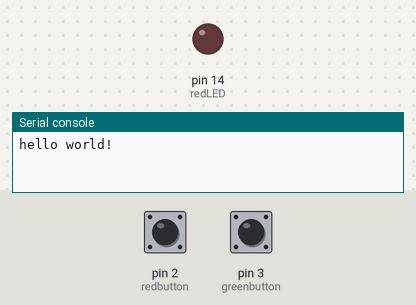
Bench run of a program on a simulated MicroPython board. On the bench: output pins drawn as LEDs (lit = HIGH), the last lines printed to the serial console. Dashed ring = blinking. The inputs (shaded band) are chosen by the test bench; at power-on: pin 2 (redbutton) LOW, pin 3 (greenbutton) LOW. The clock reads 2024-03-15 10:24:30 at power-on unless the program sets it.

Above: at 1.2 s.
1.3 s: pin 2 (redbutton) pulled HIGH for 1 s
At 1.45 s:
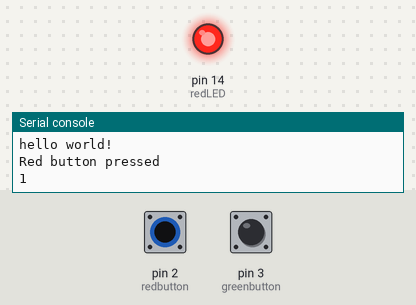
4.4 s: pin 3 (greenbutton) pulled HIGH for 0.15 s
At 5.5 s:
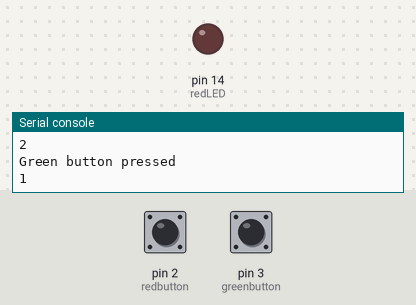
6.0 s: pin 2 (redbutton) pulled HIGH for 3.2 s
At 6.15 s:
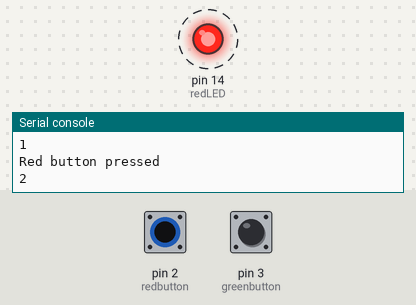
10.7 s: pin 3 (greenbutton) pulled HIGH for 1 s
Timing chart, 0 to 14.4 s (numbered marks = the images above; inputs shaded):
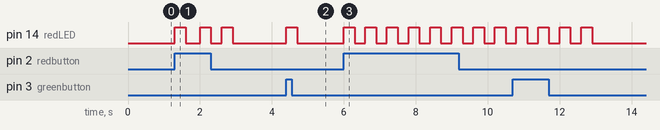

Measured:
- after the input at 1.3 s, pin 14 (redLED): goes HIGH 0.30 s, LOW 0.41 s, HIGH 0.30 s, LOW 0.30 s, HIGH 0.30 s, then LOW, starting at once
- after the input at 4.4 s, pin 14 (redLED): LOW → HIGH at once, → LOW 0.30 s later
- after the input at 6.0 s, pin 14 (redLED): alternates HIGH for 0.30 s and LOW for 0.30 s, starting at once

The program:

day_3.py
```python
print("hello world!")
import time
from machine import Pin

MIN_DEBOUNCE_TIME_MS = 200
NUM_BUTTONS = 2
BUTTON_PUSH_TIMES = [0] * NUM_BUTTONS

BUTTON_OBJECTS = [None] * NUM_BUTTONS

# Set up our button name and GPIO pin number
# Set the pin as an input and use a pull down
redbutton = Pin(2, Pin.IN, Pin.PULL_DOWN)
greenbutton = Pin(3, Pin.IN, Pin.PULL_DOWN)
RED_BUTTON_INDEX = 0
GREEN_BUTTON_INDEX = 1
BUTTON_OBJECTS[RED_BUTTON_INDEX] = redbutton
BUTTON_OBJECTS[GREEN_BUTTON_INDEX] = greenbutton
trigger_flash = False
flash_freq = 0.3

def is_button_pressed(button_index: int) -> bool:
    button_object = BUTTON_OBJECTS[button_index]
    button_cur_value = button_object.value()

    if button_cur_value == 1:
        last_push_time = BUTTON_PUSH_TIMES[button_index]
        if (time.time() - last_push_time) * 1000 >= MIN_DEBOUNCE_TIME_MS:
            BUTTON_PUSH_TIMES[button_index] = time.time()
            return True
    return False


redLED = Pin(14, Pin.OUT)

count = 0

while True:
    if is_button_pressed(RED_BUTTON_INDEX): #If the red button is pressed
        print("Red button pressed")
        count = count + 1
        trigger_flash = True
        print(count)

    if is_button_pressed(GREEN_BUTTON_INDEX): #If the green button is pressed
        print("Green button pressed")
        if count == 0:
            count = 0
        else:
            count = count - 1
        trigger_flash = True
        print(count)

    if trigger_flash:
        for i in range(count):
            redLED.value(1)
            time.sleep(flash_freq)
            redLED.value(0)
            time.sleep(flash_freq)

        trigger_flash = False
```
